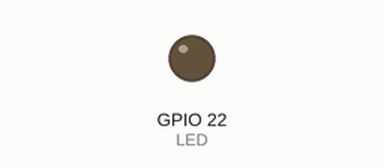
The sketch below on a simulated ESP32. Parts: output pins drawn as LEDs (lit = HIGH).

Above: at 0.6 s.
At 2.25 s:
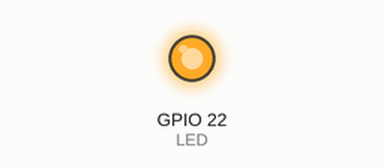
Timing chart, 0 to 3.0 s (numbered marks = the images above):
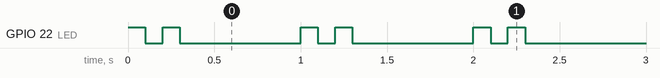

Measured:
- by itself, GPIO 22 (LED): repeats every 1.0 s: LOW 0.10 s, HIGH 0.10 s, LOW 0.70 s, HIGH 0.10 s

The sketch:

04-ledheartbeat.ino
```cpp
const int LED = 22;

void setup() {
  pinMode(LED, OUTPUT);
}

void loop() {
  // First beat
  digitalWrite(LED, HIGH);
  delay(100);
  digitalWrite(LED, LOW);
  delay(100);

  // Second beat
  digitalWrite(LED, HIGH);
  delay(100);
  digitalWrite(LED, LOW);
  delay(700);
}
```
